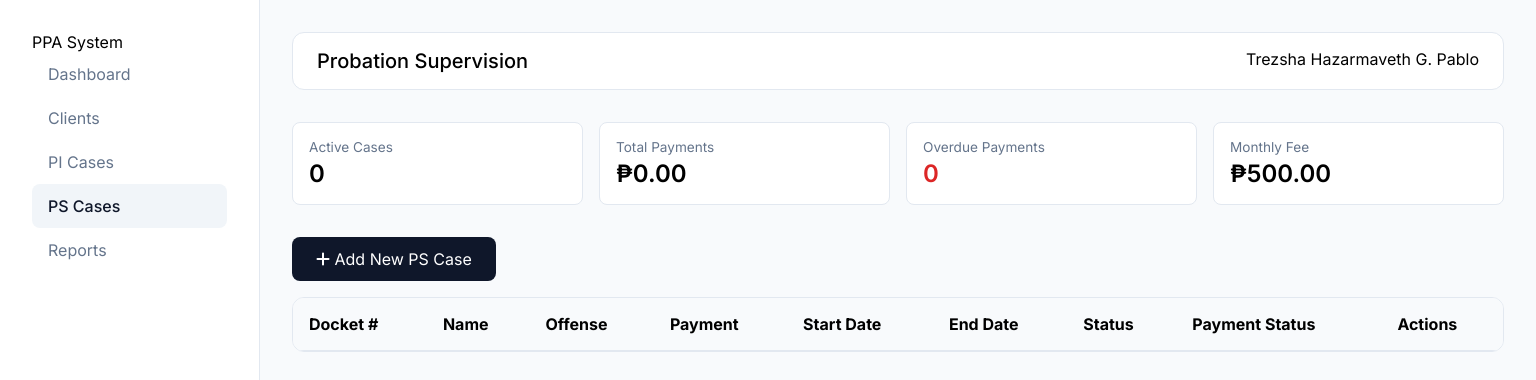
Before: /ps_list.php (signed in) with the older database file.
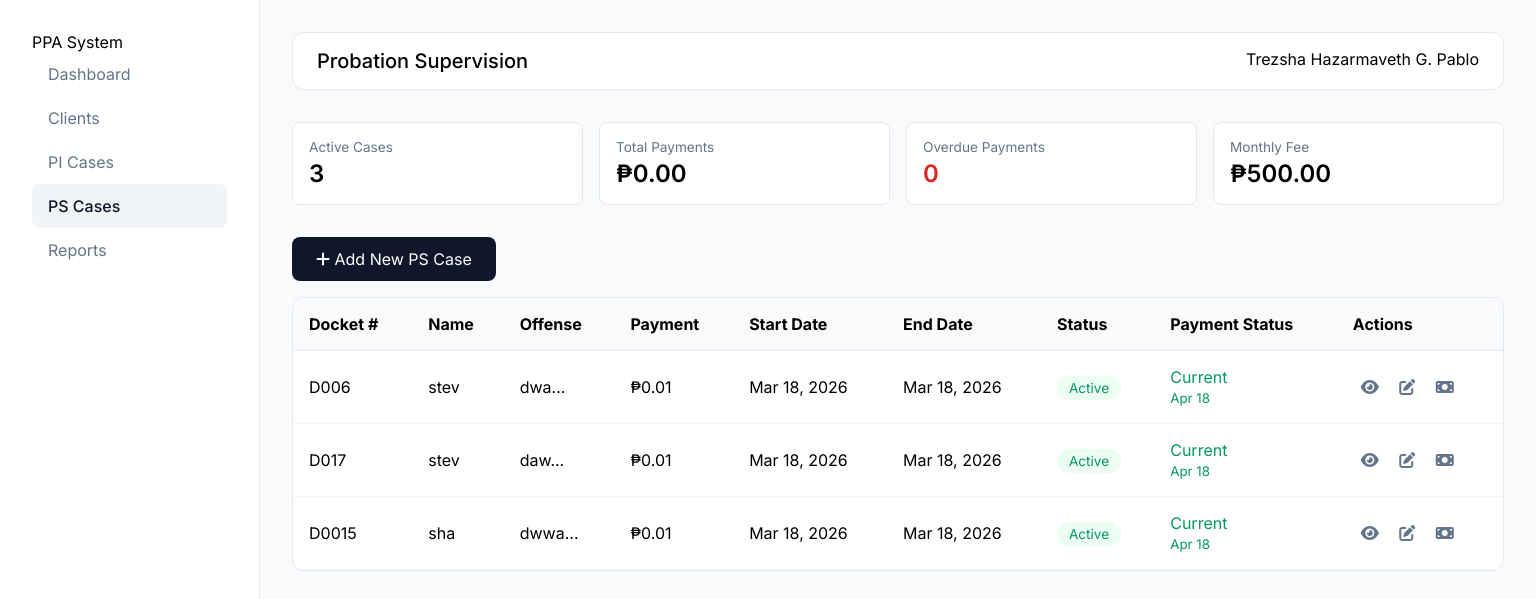
After: the same page with the newer database file.
### tables this page shows
CREATE TABLE `probation_supervision` (
  `id` int(11) NOT NULL,
  `docket_number` varchar(50) DEFAULT NULL,
  `name` varchar(255) NOT NULL,
  `offense` text DEFAULT NULL,
  `payment` decimal(10,2) DEFAULT 0.00,
  `address` text DEFAULT NULL,
  `start_date` date DEFAULT NULL,
  `end_date` date DEFAULT NULL,
  `supervising_officer` varchar(255) DEFAULT NULL,
  `status` enum('Active','Terminated','Revoked','Completed') DEFAULT 'Active',
  `monthly_fee` decimal(10,2) DEFAULT 500.00,
  `last_payment_date` date DEFAULT NULL,
  `next_payment_date` date DEFAULT NULL,
  `created_by` int(11) DEFAULT NULL,
  `created_at` timestamp NOT NULL DEFAULT current_timestamp(),
  `updated_at` timestamp NULL DEFAULT NULL ON UPDATE current_timestamp(),
  `client_id` int(11) DEFAULT NULL,
  `source_pi_id` int(11) DEFAULT NULL
);

### ps_list.php (the view, shortened to what this page needs)
<?php
include 'config/database.php';
$fullname = $_SESSION['fullname'] ?? 'User';
$user_role = $_SESSION['role'] ?? 'staff';
$can_edit = ($user_role == 'main' || $user_role == 'admin');
$ps_cases = mysqli_query($conn, "SELECT * FROM probation_supervision ORDER BY created_at DESC");
function getPaymentStatus($last_payment, $next_payment) {
    $today = date('Y-m-d');
    return 'Current';
}
?>
<!DOCTYPE html>
<html>
<head>
    <link rel="stylesheet" href="https://cdnjs.cloudflare.com/ajax/libs/font-awesome/6.0.0/css/all.min.css">
</head>
<body>
    <div class="app">
        <div class="sidebar">
            <div class="logo">PPA System</div>
            <a href="dashboard.php" class="nav-item">Dashboard</a>
            <a href="clients.php" class="nav-item">Clients</a>
            <a href="pi_list.php" class="nav-item">PI Cases</a>
            <a href="ps_list.php" class="nav-item active">PS Cases</a>
            <a href="monthly_reports.php" class="nav-item">Reports</a>
        </div>
        <div class="main">
            <div class="top-bar">
                <h1 class="page-title">Probation Supervision</h1>
                <span><?php echo $fullname; ?></span>
            </div>
            <?php
            $active_count = mysqli_fetch_assoc(mysqli_query($conn, "SELECT COUNT(*) as total FROM probation_supervision WHERE status='Active'"))['total'];
            $total_payments = mysqli_fetch_assoc(mysqli_query($conn, "SELECT SUM(amount) as total FROM probation_payments"))['total'] ?? 0;
            $overdue_count = mysqli_fetch_assoc(mysqli_query($conn, "SELECT COUNT(*) as total FROM probation_supervision WHERE next_payment_date < CURDATE() AND status='Active'"))['total'];
            ?>
            <div class="stats-grid">
                <div class="stat-card">
                    <div class="stat-label">Active Cases</div>
                    <div class="stat-value"><?php echo $active_count; ?></div>
                </div>
                <div class="stat-card">
                    <div class="stat-label">Total Payments</div>
                    <div class="stat-value">₱<?php echo number_format($total_payments, 2); ?></div>
                </div>
                <div class="stat-card">
                    <div class="stat-label">Overdue Payments</div>
                    <div class="stat-value" style="color: #dc2626;"><?php echo $overdue_count; ?></div>
                </div>
                <div class="stat-card">
                    <div class="stat-label">Monthly Fee</div>
                    <div class="stat-value">₱500.00</div>
                </div>
            </div>
            <?php if($can_edit): ?>
            <a href="ps_add.php" class="add-btn">
                <i class="fas fa-plus"></i> Add New PS Case
            </a>
            <?php endif; ?>
            <div class="table-container">
                <table>
                    <thead>
                        <tr>
                            <th>Docket #</th>
                            <th>Name</th>
                            <th>Offense</th>
                            <th>Payment</th>
                            <th>Start Date</th>
                            <th>End Date</th>
                            <th>Status</th>
                            <th>Payment Status</th>
                            <th>Actions</th>
                        </tr>
                    </thead>
                    <tbody>
                        <?php while($row = mysqli_fetch_assoc($ps_cases)):
                            $payment_status = getPaymentStatus($row['last_payment_date'], $row['next_payment_date']);
                        ?>
                        <tr>
                            <td><?php echo $row['docket_number']; ?></td>
                            <td><?php echo $row['name']; ?></td>
                            <td><?php echo substr($row['offense'], 0, 30); ?>...</td>
                            <td>₱<?php echo number_format($row['payment'], 2); ?></td>
                            <td><?php echo date('M d, Y', strtotime($row['start_date'])); ?></td>
                            <td><?php echo date('M d, Y', strtotime($row['end_date'])); ?></td>
                            <td>
                                <span class="status-badge status-<?php echo $row['status']; ?>">
                                    <?php echo $row['status']; ?>
                                </span>
                            </td>
                            <td class="<?php echo $payment_status == 'Overdue' ? 'payment-overdue' : 'payment-current'; ?>">
                                <?php echo $payment_status; ?>
                                <?php if($row['next_payment_date']): ?>
                                    <br><small><?php echo date('M d', strtotime($row['next_payment_date'])); ?></small>
                                <?php endif; ?>
                            </td>
                            <td>
                                <a href="ps_view.php?id=<?php echo $row['id']; ?>" class="action-link"><i class="fas fa-eye"></i></a>
                                <?php if($can_edit): ?>
                                <a href="ps_edit.php?id=<?php echo $row['id']; ?>" class="action-link"><i class="fas fa-edit"></i></a>
                                <a href="ps_payment.php?id=<?php echo $row['id']; ?>" class="action-link"><i class="fas fa-money-bill"></i></a>
                                <?php endif; ?>
                            </td>
                        </tr>
                        <?php endwhile; ?>
                    </tbody>
                </table>
            </div>
        </div>
    </div>
</body>
</html>

### ps_list.php (style rules this page uses)
* { margin: 0; padding: 0; box-sizing: border-box; }
body { font-family: 'Inter', sans-serif; background: #f8fafc; }
.app { display: flex; }
.sidebar { width: 260px; background: white; border-right: 1px solid #e2e8f0; padding: 2rem; position: fixed; height: 100vh; }
.main { flex: 1; margin-left: 260px; padding: 2rem; }
.top-bar { background: white; border: 1px solid #e2e8f0; border-radius: 12px; padding: 1rem 1.5rem; margin-bottom: 2rem; display: flex; justify-content: space-between; }
.page-title { font-size: 1.25rem; font-weight: 500; }
.nav-item { display: flex; align-items: center; gap: 0.75rem; padding: 0.75rem 1rem; color: #64748b; text-decoration: none; border-radius: 8px; }
.nav-item.active { background: #f1f5f9; color: #0f172a; font-weight: 500; }
.add-btn { background: #0f172a; color: white; padding: 0.75rem 1.5rem; border-radius: 8px; text-decoration: none; display: inline-block; margin-bottom: 1rem; }
.stats-grid { display: grid; grid-template-columns: repeat(4, 1fr); gap: 1rem; margin-bottom: 2rem; }
.stat-card { background: white; border: 1px solid #e2e8f0; border-radius: 8px; padding: 1rem; }
.stat-label { color: #64748b; font-size: 0.85rem; }
.stat-value { font-size: 1.5rem; font-weight: 600; margin-top: 0.25rem; }
.table-container { background: white; border: 1px solid #e2e8f0; border-radius: 12px; overflow-x: auto; }
table { width: 100%; border-collapse: collapse; min-width: 1200px; }
th { text-align: left; padding: 1rem; background: #f8fafc; border-bottom: 1px solid #e2e8f0; }
td { padding: 1rem; border-bottom: 1px solid #f1f5f9; }
.status-badge { padding: 0.25rem 0.75rem; border-radius: 20px; font-size: 0.85rem; }
.status-Active { background: #ecfdf3; color: #059669; }
.payment-current { color: #059669; }
.action-link { color: #64748b; text-decoration: none; margin: 0 0.5rem; }

Changed rows visible on the page:
added probation_supervision: docket_number "D006", name "stev", offense "dwa", payment "0.01", start_date "Mar 18, 2026", end_date "Mar 18, 2026", status "Active", payment_status "Current", next_payment_date "Apr 18"
added probation_supervision: docket_number "D017", name "stev", offense "daw", payment "0.01", start_date "Mar 18, 2026", end_date "Mar 18, 2026", status "Active", payment_status "Current", next_payment_date "Apr 18"
added probation_supervision: docket_number "D0015", name "sha", offense "dwwa", payment "0.01", start_date "Mar 18, 2026", end_date "Mar 18, 2026", status "Active", payment_status "Current", next_payment_date "Apr 18"
Other visible differences:
$active_count: "0" → "3"
